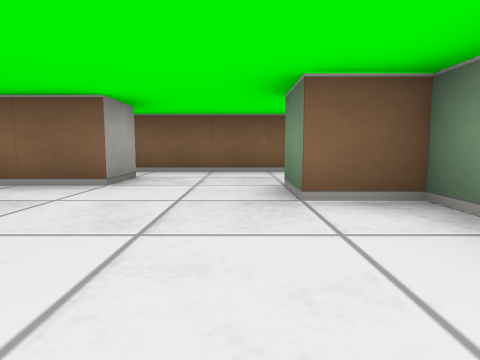
View 1 (above)

12 first-person views from a walk through a cub3D ray-caster map. The camera is about half as high as the walls, tilts 6° down and sees 75° across. The floor is counted in squares. Each view is taken from the middle of a square. On the plan, view 1 faces up. The plan holds only what a view shows up to about 9 squares ahead; the rest is blank.

View 2
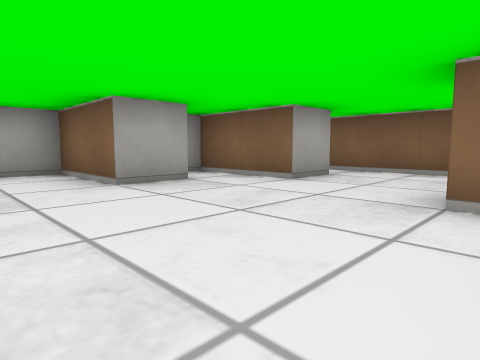

View 3
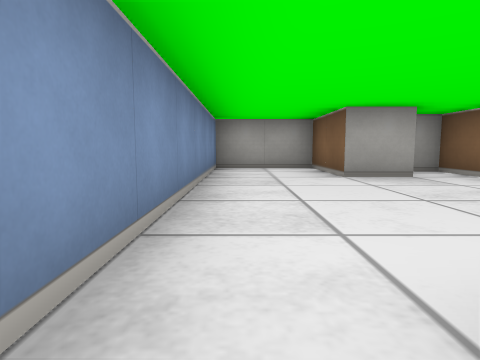

View 4
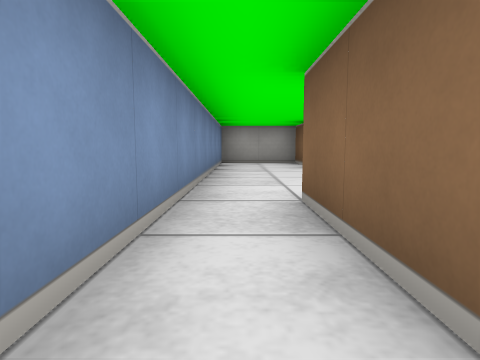

View 5
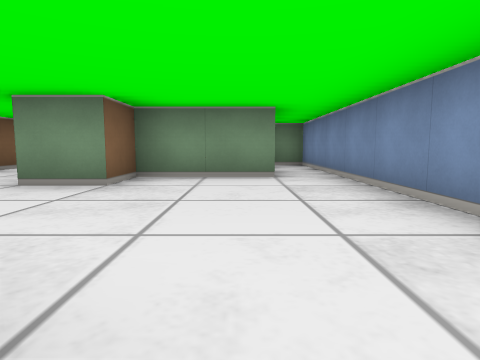

View 6
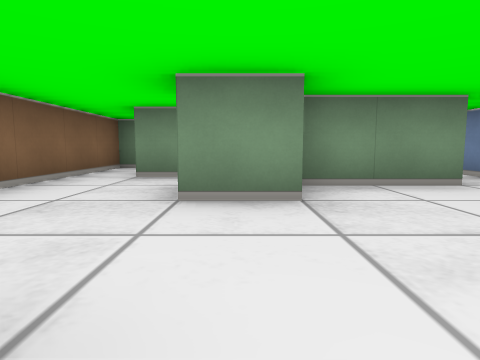

View 7
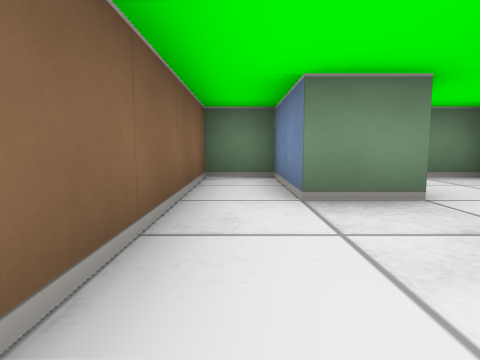

View 8
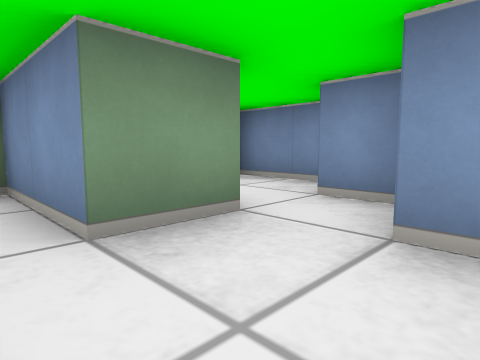

View 9
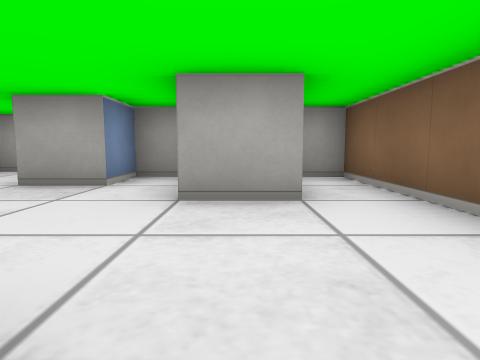

View 10
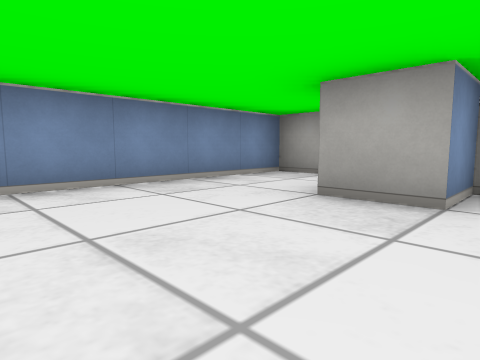

View 11
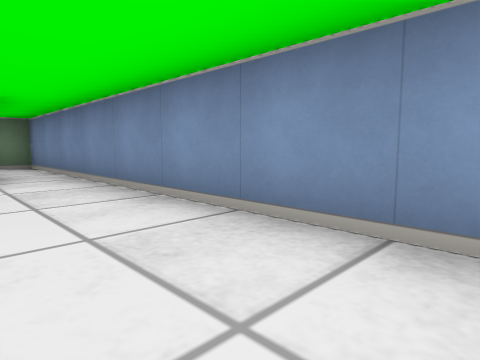

View 12
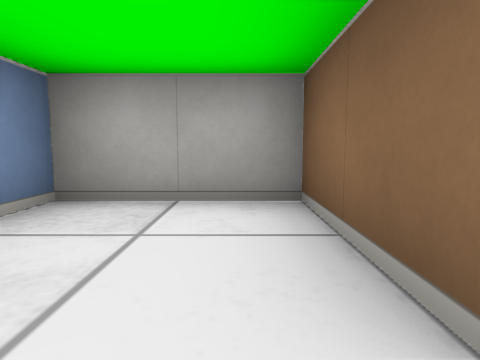

### Floor plan
Points are (right, up) in squares from view 1. A wall is a line through its corners. A room is listed if a view was taken in it or the views show most of it. See-through windows are left out.
Room 1 (views 1, 2, 3, 4, 5, 6, 7, 8, 9, 10, 11, 12)
walls: (0.5, 2.5) (0.5, 3.5); (1.5, 2.5) (0.5, 2.5); (2.5, 3.4) (2.5, 4.5) (4.5, 4.5) (4.5, 5.5) (-3.5, 5.5) (-3.5, 4.9); (-1.5, 4.6) (-1.5, 3.5) (-3.5, 3.5) (-3.5, 2.5) (-2.5, 2.5) (-2.5, 1.5) (-4.5, 1.5) (-4.5, -0.5) (4.5, -0.5) (4.5, 0.2); (3.5, 0.5) (1.5, 0.5) (1.5, 2.5) (2.5, 2.5)

Positions as (right, up) in squares from view 1, and headings:
1: (0, 0), facing up
2: (1, 0), facing up-left
3: (2, 0), facing left
4: (4, 0), facing left
5: (-3, 1), facing right
6: (-2, 3), facing right
7: (0, 5), facing right
8: (1, 5), facing down-right
9: (1, 4), facing left
10: (0, 3), facing down-left
11: (-3, 1), facing down-right
12: (-2, 1), facing left
